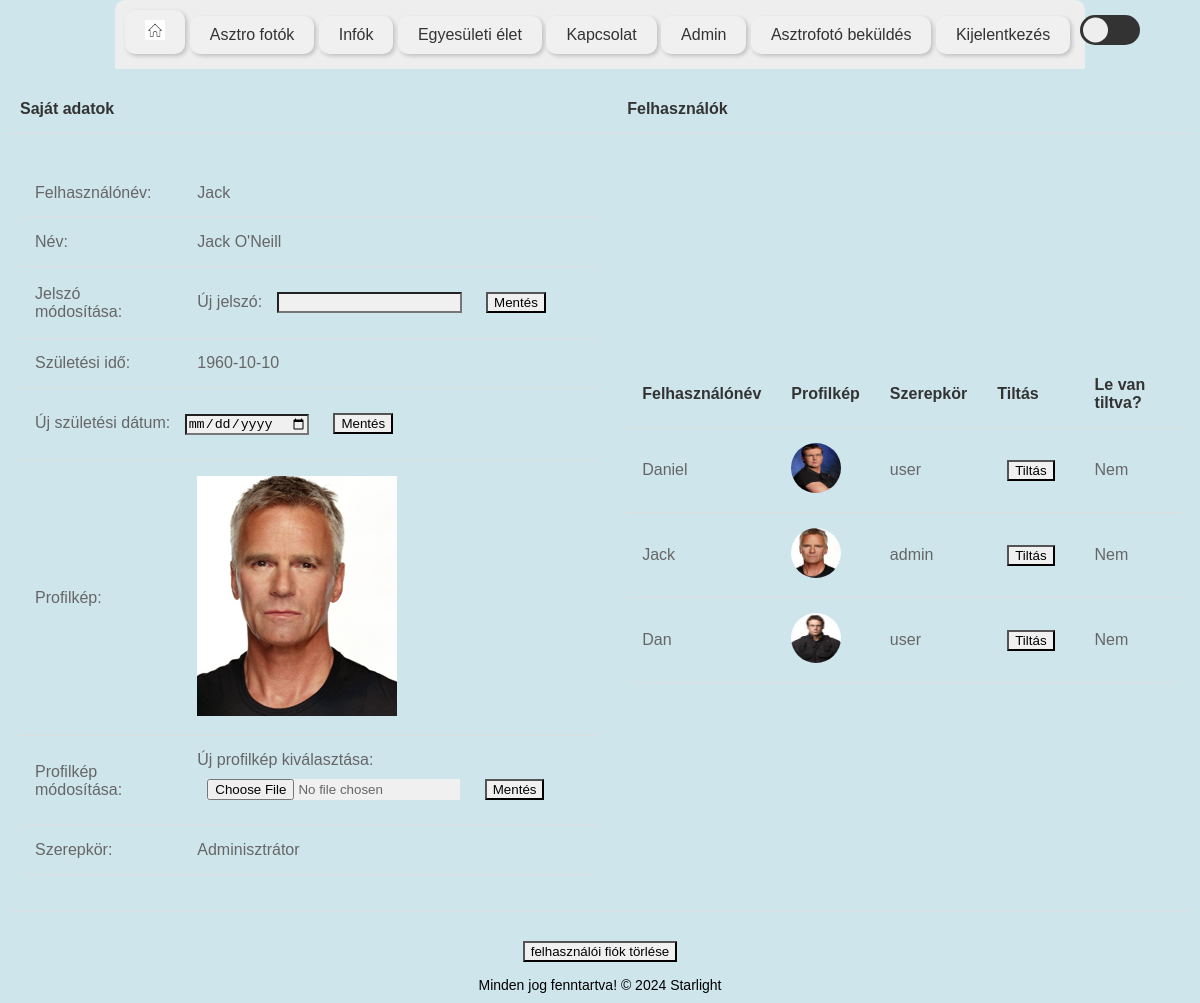
The app's page /admin.php (signed in) with its own data.
### tables this page shows
CREATE TABLE `users` (
  `id` int NOT NULL AUTO_INCREMENT,
  `role` enum('user','admin') DEFAULT 'user',
  `username` varchar(255) NOT NULL,
  `password` varchar(255) NOT NULL,
  `nev` varchar(255) NOT NULL,
  `szulev` date NOT NULL,
  `age` int NOT NULL,
  `gender` enum('m','f') NOT NULL,
  `profile_pic` varchar(255) DEFAULT NULL,
  `registration_date` timestamp NULL DEFAULT CURRENT_TIMESTAMP,
  `banned` int DEFAULT '0',
  PRIMARY KEY (`id`)
);

### functions.php (called while the page is built, shortened)
<?php
function loadUser($conn, $username){
    $felhasznalo = null;
    $sql = "SELECT * FROM users WHERE username = ?";
    $stmt = $conn->prepare($sql);
    $stmt->bind_param("s", $username);
    $stmt->execute();
    $result = $stmt->get_result();
    if ($result->num_rows > 0) {
        $felhasznalo = $result->fetch_assoc();
    } else {
        $felhasznalo = null;
    }
    return $felhasznalo;
}
function loadAllUsers($conn) {
    $users = array();
    $sql = "SELECT * FROM users";
    $result = $conn->query($sql);
    if ($result->num_rows > 0) {
        while ($row = $result->fetch_assoc()) {
            $users[] = $row;
        }
    }
    return $users;
}
?>

### admin.php (the view, shortened to what this page needs)
<?php
include "functions.php";
$user = loadUser($conn, $_SESSION["user"]["username"]);
?>
<!DOCTYPE html>
<html lang="hu">
<head>
    <link rel="stylesheet" href="style/style.css">
</head>
<body>
    <header>
        <div class="menu-bar">
            <nav>
                <ul class="nav-list">
                    <li><a href="index.php" class="menu-item"><img src="img/home.png" alt="Kezdőoldal" class="menu-image kezdo-kep"></a></li>
                    <li><a href="asztrofotok.php" class="menu-item">Asztro fotók</a></li>
                    <li><a href="amateur.php" class="menu-item">Infók</a></li>
                    <li><a href="egyesulet.php" class="menu-item">Egyesületi élet</a></li>
                    <li><a href="contact.php" class="menu-item">Kapcsolat</a></li>
                    <?php if(!isset($_SESSION["user"]) || empty($_SESSION["user"])): ?>
                        <li><a href="login.php" class="menu-item active">Bejelentkezés</a></li>
                        <li><a href="register.php" class="menu-item">Regisztráció</a></li>
                        <?php else: ?>
                        <?php if($user !== null && $user['role'] !== 'admin'): ?>
                            <li><a href="profile.php">Felhasználó</a></li>
                        <?php else: ?>
                            <li><a href="admin.php">Admin</a></li>
                        <?php endif; ?>
                        <li><a href="upload_form.php" class="menu-item">Asztrofotó beküldés</a></li>
                        <li><a href="logout.php">Kijelentkezés</a></li>
                        <?php endif; ?>
                </ul>
            </nav>
        </div>
    </header>
    <input type="checkbox" id="toggle">
    <div class="profile">
    <table class="profile">
        <tr>
            <th>Saját adatok</th>
            <th>Felhasználók</th>
        </tr>
        <tr>
            <td>
                <table>
                    <tr>
                        <td>Felhasználónév:</td>
                        <td><?=$_SESSION["user"]["username"]?></td>
                    </tr>
                    <tr>
                        <td>Név:</td>
                        <td><?=$_SESSION["user"]["nev"]?></td>
                    </tr>
                    <tr>
                        <td>Jelszó módosítása:</td>
                        <td>
                            <form action="update_profile.php" method="POST">
                                <label for="new_password">Új jelszó:</label>
                                <input type="password" id="new_password" name="new_password">
                                <input type="submit" value="Mentés">
                            </form>
                        </td>
                    </tr>
                    <tr>
                        <td>Születési idő:</td>
                        <td><?=$_SESSION["user"]["szulev"]?></td>
                    </tr>
                    <tr>
                        <td colspan="2">
                            <form action="update_profile.php" method="POST">
                                <label for="new_birthdate">Új születési dátum:</label>
                                <input type="date" id="new_birthdate" name="new_birthdate">
                                <input type="submit" value="Mentés">
                            </form>
                        </td>
                    </tr>
                    <tr>
                        <td>Profilkép:</td>
                        <td><img src="<?=$_SESSION['user']['profile_pic']?>" alt="Profilkép"></td>
                    </tr>
                    <tr>
                        <td>Profilkép módosítása:</td>
                        <td>
                            <form action="update_profile.php" method="POST" enctype="multipart/form-data">
                                <label for="new_profile_pic">Új profilkép kiválasztása:</label>
                                <input type="file" id="new_profile_pic" name="new_profile_pic">
                                <input type="submit" value="Mentés">
                            </form>
                        </td>
                    </tr>
                    <tr>
                        <td>Szerepkör:</td>
                        <td>
                            <?php
                                if(isset($_SESSION["user"]["role"])) {
                                    if($_SESSION["user"]["role"] === "admin") {
                                        echo "Adminisztrátor";
                                    } else {
                                        echo "Felhasználó";
                                    }
                                } else {
                                    echo "Nincs meghatározva";
                                }
                            ?>
                        </td>
                    </tr>
                </table>
            </td>
            <td>
                <table>
                    <tr>
                        <th>Felhasználónév</th>
                        <th>Profilkép</th>
                        <th>Szerepkör</th>
                        <th>Tiltás</th>
                        <th>Le van tiltva?</th>
                    </tr>
                    <?php
                    $users = loadAllUsers($conn);
                    foreach($users as $user) {
                        echo "<tr>";
                        echo "<td>".$user['username']."</td>";
                        echo "<td><img src='".$user['profile_pic']."' alt='Profilkép' style='width: 50px; height: 50px; border-radius: 50%;'></td>";
                        echo "<td>".$user['role']."</td>";
                        echo "<td>";
                        echo "<form action='" . $_SERVER["PHP_SELF"] . "' method='POST'>";
                        if(isset($user['banned']) && $user['banned'] == 1) {
                            echo "<input type='submit' name='unban_user' value='Tiltás visszavonása'>";
                        } else {
                            echo "<input type='submit' name='ban_user' value='Tiltás'>";
                        }
                        echo "</form>";
                        echo "</td>";
                        echo "<td>";
                        if(isset($user['banned'])) {
                            echo ($user['banned'] == 1 ? "Igen" : "Nem");
                        } else {
                            echo "";
                        }
                        echo "</td>";
                        echo "</tr>";
                    }
                    ?>
                </table>
            </td>
        </tr>
    </table>
</div>
    <?php
    echo '<form id="form-login" class="login-link" action="delete_user.php" method="POST">
        <input type="submit" name="btn-delete-user"  value="felhasználói fiók törlése">
        </form>';
    ?>
    <?php include "footer.php";?>
</body>
</html>

### footer.php
<footer>Minden jog fenntartva! &copy; 2024 Starlight</footer>

### style/style.css (style rules this page uses)
html { text-align: center; padding: 5px; box-sizing: border-box; }
body { font-family: Arial, Helvetica, sans-serif; margin: 0; padding: 0; margin-top: 80px; background-color: #cee5ec; }
.menu-bar { background-color: #eee; padding: 10px; display: flex; justify-content: space-between; align-items: center; border-top-left-radius: 10px; border-top-right-radius: 10px; position:fixed; top:0; right: 0; left: 0; justify-self: center; align-self: center; }
.menu-item { background-color: #555; color: #fff; border-radius: 10px; box-shadow: 2px 2px 4px rgba(0, 0, 0, 0.2); transition: background-color 0.3s, color 0.3s, box-shadow 0.3s; }
.nav-list { list-style: none; padding: 0; margin: 0; }
.nav-list li { display: inline-block; margin-bottom: 5px; }
.nav-list li a { color: #333; background-color: #f0f0f0; text-decoration: none; transition: color 0.3s, background-color 0.3s, box-shadow 0.3s; display: inline-block; padding: 10px 20px; border-radius: 10px; box-shadow: 2px 2px 4px rgba(0,0,0,0.2); }
.kezdo-kep { width: 20px; height: 20px; }
input { margin: 10px; }
input:optional, textarea:optional { background-color: #f0f0f0; }
#toggle { appearance: none; -webkit-appearance: none; -moz-appearance: none; width: 60px; height: 30px; border-radius: 30px; background-color: #333; color: white; position: fixed; top: 5px; right: 50px; transition: all 0.5s ease-in; cursor: pointer; z-index: 1; }
#toggle::before { content: ""; width: 25px; height: 25px; border-radius: 50%; background: #EEE; color: black; position: absolute; top: 50%; left: 3px; transform: translateY(-50%); transition: all 0.5s ease-in; }
footer { padding: 5px; text-align: center; background-color: inherit; font-size: 14px; }
table { width: 100%; border-collapse: collapse; border-radius: 5px; overflow: hidden; margin: 20px auto; }
table th, table td { padding: 15px; text-align: left; border-bottom: 1px solid #ddd; }
table th { font-weight: bold; color: #333; }
table td { color: #666; }

### records on screen
users: username "Daniel", profile_pic (picture), role "user", banned "Nem"
users: username "Jack", profile_pic (picture), role "admin", banned "Nem"
users: username "Dan", profile_pic (picture), role "user", banned "Nem"

### other values on screen
$_SESSION["user"]["username"] "Jack"
$_SESSION["user"]["nev"] "Jack O'Neill"
$_SESSION["user"]["szulev"] "1960-10-10"
